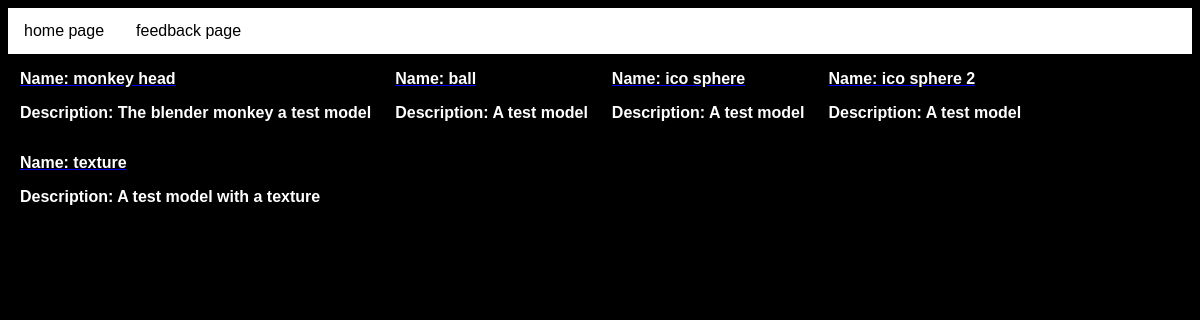
Page /data on the committed database.
### tables this page shows
CREATE TABLE models (id INTEGER PRIMARY KEY, model TEXT, nice_name TEXT, discription TEXT);

### flusk_models_display.py (the view)
@app.route("/data")
def data():
    cursor = get_db().cursor()
    conn = get_db()
    cursor = conn.cursor()
    sql = "SELECT * FROM models"
    cursor.execute(sql)
    results = cursor.fetchall()
    return render_template("model_page.html" , results=results)

### flusk_models_display.py (called while the page is built)
def get_db():
    db = getattr(g,'database', None)
    if db is None:
        db = g._database = sqlite3.connect(DATABASE)
        db = g.database = sqlite3.connect(DATABASE)
    return db

### templates/model_page.html (shortened to what this page needs)
{% extends "model_layout.html" %}
    {% block content %}
        <body>
            <ul>
                <li><a href="/">home page</a></li>
                <li><a href="/feedback">feedback page</a></li>
            </ul>
            {% for item in results %}
                <b>
                    <a href="/model/{{ item[0] }}">
                        <p>Name: {{ item[2] }}</p>
                    </a>
                    <p>Description: {{ item[3] }}</p>
                </b>
            {% endfor %}
        </body>
    {% endblock %}

### static/styles.css (style rules this page uses)
body { font-family: Arial, sans-serif; background-color: rgb(0, 0, 0); }
td,label,th,p,h1 { color: white; }
b { float: left; padding: 0px 12px; }
ul { list-style-type: none; margin: 0; padding: 0; overflow: hidden; background-color: white; }
li { float: left; }
li a { display: block; color: black; text-align: center; padding: 14px 16px; text-decoration: none; }

### rows in the picture
models: nice_name "monkey head", discription "The blender monkey a test model"
models: nice_name "ball", discription "A test model"
models: nice_name "ico sphere", discription "A test model"
models: nice_name "ico sphere 2", discription "A test model"
models: nice_name "texture", discription "A test model with a texture"
